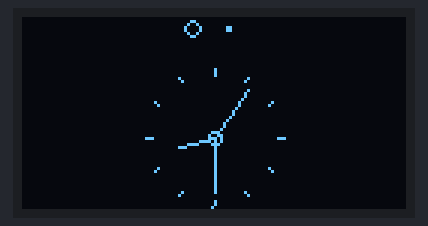
Simulated run of this sketch. Board: ESP8266 (NodeMCU). Shown: 128×64 one-colour display. What the sketch prints to the serial monitor is not drawn.

Above: at 0.1 s.
At 6.1 s:
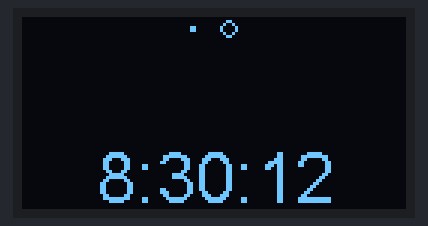
At 11.1 s:
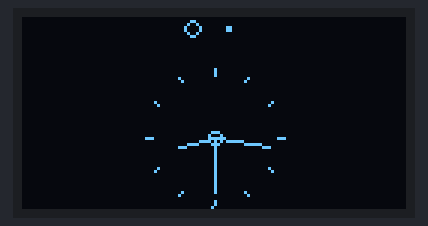
At 20.43 s:
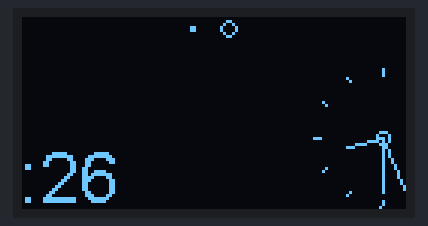
At 29.1 s:
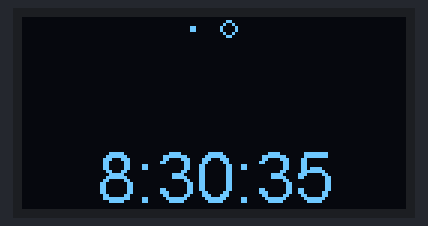
At 38.1 s:
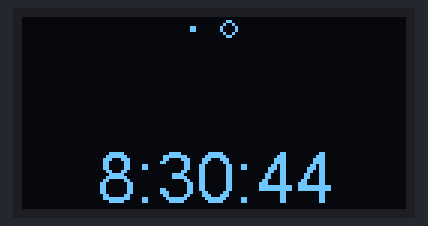

Measured:
- what the display in image 0 shows lasts 1.0 s, from 0.0 s to 1.0 s

The sketch:

SSD1306ClockDemo.ino
```cpp
// (licence header left out)
// Install https://github.com/PaulStoffregen/Time
#include <TimeLib.h>

// Include the correct display library
// For a connection via I2C using Wire include
#include <Wire.h>  // Only needed for Arduino 1.6.5 and earlier
#include "SSD1306Wire.h" // legacy include: `#include "SSD1306.h"`
// or #include "SH1106Wire.h", legacy include: `#include "SH1106.h"`
// For a connection via I2C using brzo_i2c (must be installed) include
// #include <brzo_i2c.h> // Only needed for Arduino 1.6.5 and earlier
// #include "SSD1306Brzo.h"
// #include "SH1106Brzo.h"
// For a connection via SPI include
// #include <SPI.h> // Only needed for Arduino 1.6.5 and earlier
// #include "SSD1306Spi.h"
// #include "SH1106SPi.h"

// Include the UI lib
#include "OLEDDisplayUi.h"

// Include custom images
#include "images.h"

// Use the corresponding display class:

// Initialize the OLED display using SPI
// D5 -> CeLK
// D7 -> MOSI (DOUT)
// D0 -> RES
// D2 -> DC
// D8 -> CS
// SSD1306Spi        display(D0, D2, D8);
// or
// SH1106Spi         display(D0, D2);

// Initialize the OLED display using brzo_i2c
// D3 -> SDA
// D5 -> SCL
// SSD1306Brzo display(0x3c, D3, D5);
// or
// SH1106Brzo  display(0x3c, D3, D5);

// Initialize the OLED display using Wire library
SSD1306Wire display(0x3c, 4, 5);   // ADDRESS, SDA, SCL  -  SDA and SCL usually populate automatically based on your board's pins_arduino.h e.g. https://github.com/esp8266/Arduino/blob/master/variants/nodemcu/pins_arduino.h
// SH1106Wire display(0x3c, SDA, SCL);

OLEDDisplayUi ui ( &display );

int screenW = 128;
int screenH = 64;
int clockCenterX = screenW / 2;
int clockCenterY = ((screenH - 16) / 2) + 16; // top yellow part is 16 px height
int clockRadius = 23;

// utility function for digital clock display: prints leading 0
String twoDigits(int digits) {
  if (digits < 10) {
    String i = '0' + String(digits);
    return i;
  }
  else {
    return String(digits);
  }
}

void clockOverlay(OLEDDisplay *display, OLEDDisplayUiState* state) {

}

void analogClockFrame(OLEDDisplay *display, OLEDDisplayUiState* state, int16_t x, int16_t y) {
  //  ui.disableIndicator();

  // Draw the clock face
  //  display->drawCircle(clockCenterX + x, clockCenterY + y, clockRadius);
  display->drawCircle(clockCenterX + x, clockCenterY + y, 2);
  //
  //hour ticks
  for ( int z = 0; z < 360; z = z + 30 ) {
    //Begin at 0° and stop at 360°
    float angle = z ;
    angle = ( angle / 57.29577951 ) ; //Convert degrees to radians
    int x2 = ( clockCenterX + ( sin(angle) * clockRadius ) );
    int y2 = ( clockCenterY - ( cos(angle) * clockRadius ) );
    int x3 = ( clockCenterX + ( sin(angle) * ( clockRadius - ( clockRadius / 8 ) ) ) );
    int y3 = ( clockCenterY - ( cos(angle) * ( clockRadius - ( clockRadius / 8 ) ) ) );
    display->drawLine( x2 + x , y2 + y , x3 + x , y3 + y);
  }

  // display second hand
  float angle = second() * 6 ;
  angle = ( angle / 57.29577951 ) ; //Convert degrees to radians
  int x3 = ( clockCenterX + ( sin(angle) * ( clockRadius - ( clockRadius / 5 ) ) ) );
  int y3 = ( clockCenterY - ( cos(angle) * ( clockRadius - ( clockRadius / 5 ) ) ) );
  display->drawLine( clockCenterX + x , clockCenterY + y , x3 + x , y3 + y);
  //
  // display minute hand
  angle = minute() * 6 ;
  angle = ( angle / 57.29577951 ) ; //Convert degrees to radians
  x3 = ( clockCenterX + ( sin(angle) * ( clockRadius - ( clockRadius / 4 ) ) ) );
  y3 = ( clockCenterY - ( cos(angle) * ( clockRadius - ( clockRadius / 4 ) ) ) );
  display->drawLine( clockCenterX + x , clockCenterY + y , x3 + x , y3 + y);
  //
  // display hour hand
  angle = hour() * 30 + int( ( minute() / 12 ) * 6 )   ;
  angle = ( angle / 57.29577951 ) ; //Convert degrees to radians
  x3 = ( clockCenterX + ( sin(angle) * ( clockRadius - ( clockRadius / 2 ) ) ) );
  y3 = ( clockCenterY - ( cos(angle) * ( clockRadius - ( clockRadius / 2 ) ) ) );
  display->drawLine( clockCenterX + x , clockCenterY + y , x3 + x , y3 + y);
}

void digitalClockFrame(OLEDDisplay *display, OLEDDisplayUiState* state, int16_t x, int16_t y) {
  String timenow = String(hour()) + ":" + twoDigits(minute()) + ":" + twoDigits(second());
  display->setTextAlignment(TEXT_ALIGN_CENTER);
  display->setFont(ArialMT_Plain_24);
  display->drawString(clockCenterX + x , clockCenterY + y, timenow );
}

// This array keeps function pointers to all frames
// frames are the single views that slide in
FrameCallback frames[] = { analogClockFrame, digitalClockFrame };

// how many frames are there?
int frameCount = 2;

// Overlays are statically drawn on top of a frame eg. a clock
OverlayCallback overlays[] = { clockOverlay };
int overlaysCount = 1;

void setup() {
  Serial.begin(115200);
  Serial.println("Setup clock");

  // The ESP is capable of rendering 60fps in 80Mhz mode
  // but that won't give you much time for anything else
  // run it in 160Mhz mode or just set it to 30 fps
  ui.setTargetFPS(60);

  // Customize the active and inactive symbol
  ui.setActiveSymbol(activeSymbol);
  ui.setInactiveSymbol(inactiveSymbol);

  // You can change this to
  // TOP, LEFT, BOTTOM, RIGHT
  ui.setIndicatorPosition(TOP);

  // Defines where the first frame is located in the bar.
  ui.setIndicatorDirection(LEFT_RIGHT);

  // You can change the transition that is used
  // SLIDE_LEFT, SLIDE_RIGHT, SLIDE_UP, SLIDE_DOWN
  ui.setFrameAnimation(SLIDE_LEFT);

  // Add frames
  ui.setFrames(frames, frameCount);

  // Add overlays
  ui.setOverlays(overlays, overlaysCount);

  // Initialising the UI will init the display too.
  ui.init();

  display.flipScreenVertically();

  unsigned long secsSinceStart = millis();
  // Unix time starts on Jan 1 1970. In seconds, that's 2208988800:
  const unsigned long seventyYears = 2208988800UL;
  // subtract seventy years:
  unsigned long epoch = secsSinceStart - seventyYears * SECS_PER_HOUR;
  setTime(epoch);

}


void loop() {
  int remainingTimeBudget = ui.update();

  if (remainingTimeBudget > 0) {
    // You can do some work here
    // Don't do stuff if you are below your
    // time budget.
    delay(remainingTimeBudget);
  }
}
```

images.h
```cpp
const uint8_t activeSymbol[] PROGMEM = {
    B00000000,
    B00000000,
    B00011000,
    B00100100,
    B01000010,
    B01000010,
    B00100100,
    B00011000
};

const uint8_t inactiveSymbol[] PROGMEM = {
    B00000000,
    B00000000,
    B00000000,
    B00000000,
    B00011000,
    B00011000,
    B00000000,
    B00000000
};
```
